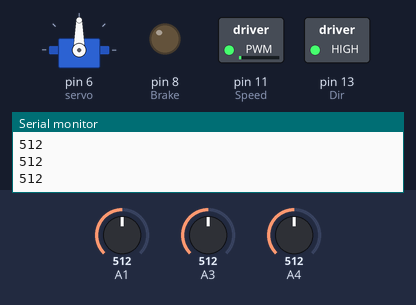
The sketch below on a simulated Arduino Uno, built with avr-gcc and run on an emulated ATmega328P. Shown: servo, switched loads named in the sketch (green lamp = pin HIGH), output pins drawn as LEDs (lit = HIGH), the last lines printed to the serial monitor. The inputs (shaded band) are chosen by the test bench; at power-on: A3 = 512, A4 = 512, A1 = 512.

Above: at 1.2 s.
1.3 s: A3 set to 545
At 1.9 s:
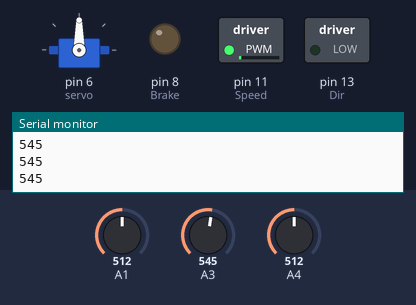
2.8 s: A4 set to 716
At 3.1 s:
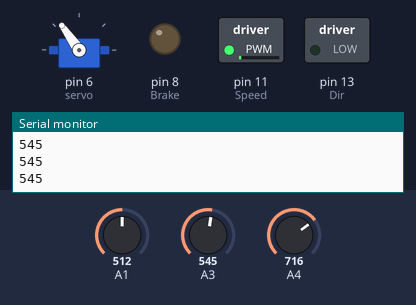
4.3 s: A3 set to 525
At 5.4 s:
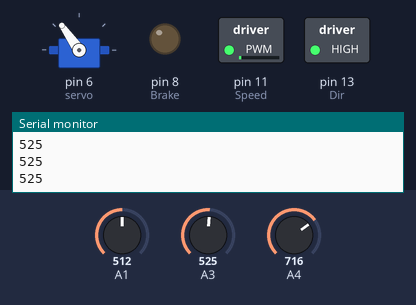
5.8 s: A4 set to 900
At 6.7 s:
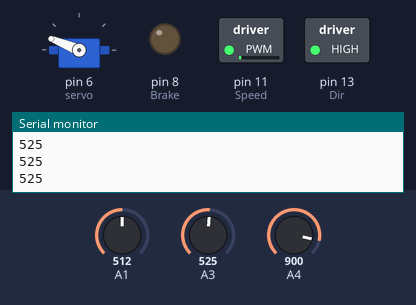
7.3 s: A3 set to 716
At 7.7 s:
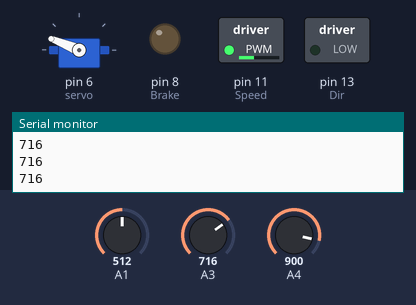
8.8 s: A4 set to 1023
At 10.2 s:
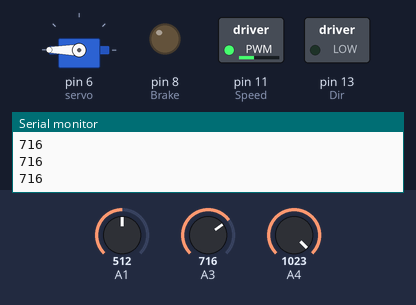
Timing chart, 0 to 11.3 s (numbered marks = the images above; inputs shaded):
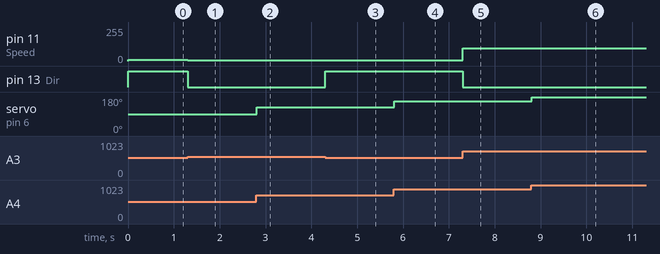

The sketch:

code-voiture.ino
```cpp
#include <Servo.h>

int Speed =  11;
int Dir = 13;
int Brake = 8;

int X_plane = 0;
int Y_plane = 0;
int SNS1;

Servo servo;

void setup() {

  //Setup Channel A
  pinMode(Dir, OUTPUT); //Initiates Motor Channel A pin
  pinMode(Brake, OUTPUT); //Initiates Brake Channel A pin

  servo.attach(6);

  Serial.begin(9600);

}

void loop(){
  X_plane = analogRead(A3);
  Y_plane = analogRead(A4);
  SNS1 = analogRead(A1);

  int Y_map = map(Y_plane, 0, 1023, 0, 180);     //https://www.arduino.cc/en/Tutorial/Knob
  servo.write(Y_map);

  if (X_plane <= 535)
  {
    digitalWrite(Brake,LOW);
    digitalWrite(Dir, HIGH);
    int X_map = map(X_plane, 0, 535, 255, 0);
    Serial.println(X_plane);
    analogWrite(Speed, X_map);
  }

  if (X_plane > 535)
  {
    digitalWrite(Brake,LOW);
    digitalWrite(Dir, LOW);
    int X_map = map(X_plane, 535, 1023, 0, 255);
    Serial.println(X_plane);
    analogWrite(Speed, X_map);
  }
  //delay(1000);
}
```

Measured:
- after the input at 1.3 s, pin 11 (Speed): 11/255 → 5/255 at once; pin 13 (Dir): HIGH → LOW at once
- after the input at 2.8 s, servo on pin 6 (servo): 90° → 125° at once
- after the input at 4.3 s, pin 13 (Dir): LOW → HIGH at once
- after the input at 5.8 s, servo on pin 6 (servo): 125° → 158° at once
- after the input at 7.3 s, pin 11 (Speed): 5/255 → 94/255 at once; pin 13 (Dir): HIGH → LOW at once
- after the input at 8.8 s, servo on pin 6 (servo): 158° → 180° at once
